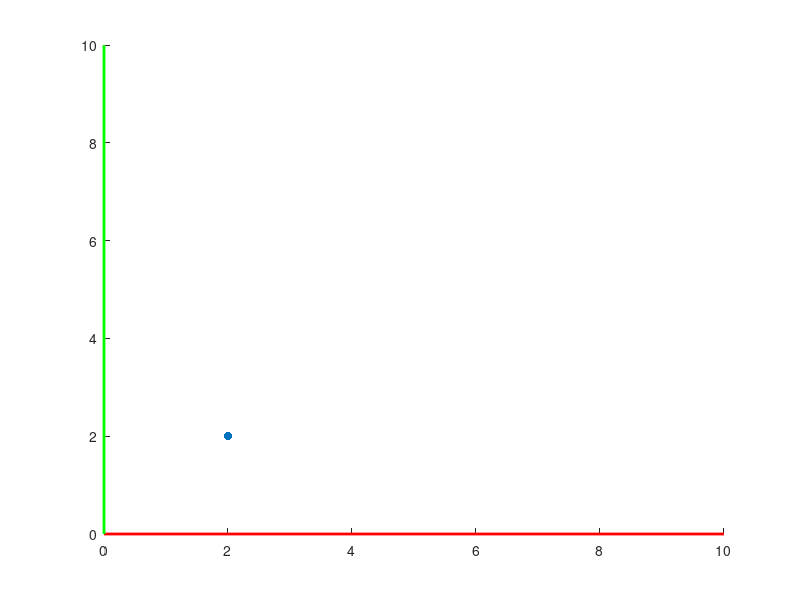

This chart was generated by the following MATLAB code: (Note: this script raises an error after producing the figure.)
punto1 = [2,2,0,1]';
dx = 3;

for i = 1:0.1:dx
    clf
    line([0 10],[0 0],[0 0],'color','red','linewidth', 2)
    line([0 0],[0 10],[0 0],'color','green','linewidth', 2)
    hold on
    % Plotting p1
    scatter(punto1(1), punto1(2),'filled','red');
    hold on

    punto2 = Traslacion(i, 0, 0, punto1);
    scatter(punto2(1), punto2(2),'filled');

    pause(0.1)
end
